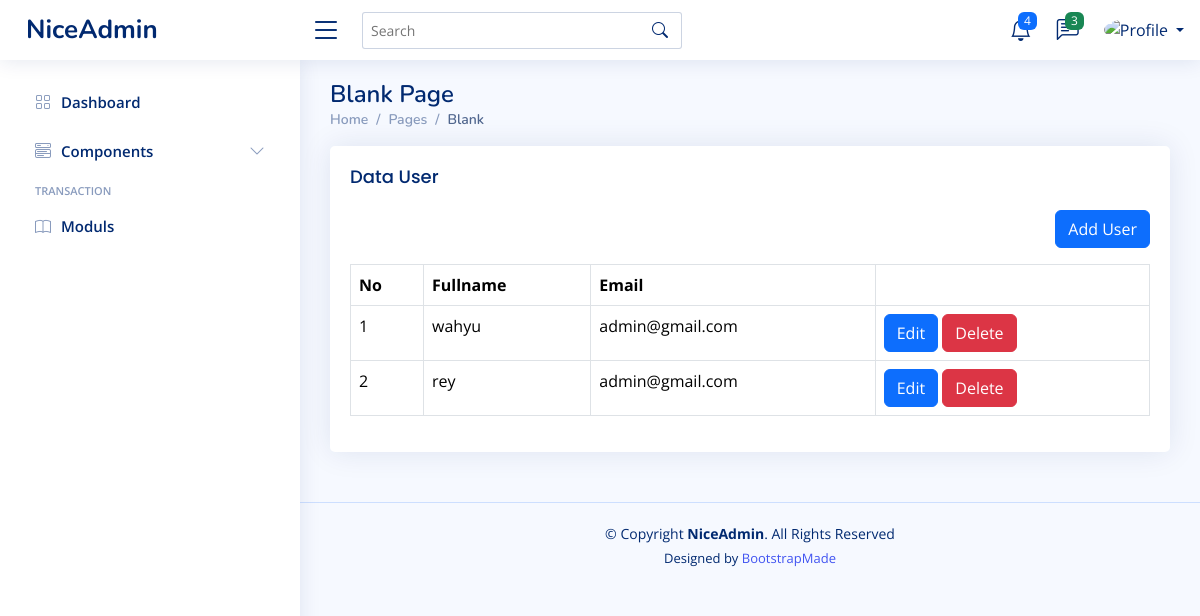
The page /home.php?page=user on the database its author committed.
### tables this page shows
CREATE TABLE `users` (
  `id` int(11) NOT NULL,
  `name` varchar(100) NOT NULL,
  `email` varchar(50) NOT NULL,
  `password` varchar(100) NOT NULL,
  `created_at` timestamp NOT NULL DEFAULT current_timestamp(),
  `updated_at` timestamp NULL DEFAULT NULL ON UPDATE current_timestamp(),
  `deleted_at` tinyint(4) NOT NULL DEFAULT 0
);

### content/user.php (the view)
<?php
$query = mysqli_query($config, "SELECT * FROM users WHERE deleted_at = 0 ORDER BY id DESC");
$rows = mysqli_fetch_all($query, MYSQLI_ASSOC);
?>
<div class="row">
    <div class="col-12">
        <div class="card">
            <div class="card-body">
                <h5>
                    <div class="card-title">Data User</div>
                </h5>
                <div class="mb-3" align="right">
                    <a href="?page=tambah-user" class="btn btn-primary">Add User</a>
                </div>
                <div class="table-responsive">
                    <table class="table table-bordered">
                        <thead>
                            <tr>
                                <th>No</th>
                                <th>Fullname</th>
                                <th>Email</th>
                                <th></th>
                            </tr>
                        </thead>
                        <tbody>
                            <?php foreach ($rows as $index => $row): ?>
                                <tr>
                                    <td><?php echo $index += 1; ?></td>
                                    <td><?php echo $row['name'] ?></td>
                                    <td><?php echo $row['email'] ?></td>
                                    <td>
                                        <a href="?page=tambah-user&edit=<?php echo $row['id'] ?>"
                                            class="btn btn-primary">Edit</a>
                                        <a onclick="return confirm('are you sure wanna delete this data')"
                                            href="?page=tambah-user&delete=<?php echo $row['id'] ?>"
                                            class="btn btn-danger">Delete</a>
                                    </td>
                                </tr>
                            <?php endforeach ?>
                        </tbody>
                    </table>
                </div>
            </div>
        </div>
    </div>
</div>

### assets/css/style.css (style rules this page uses)
:root { scroll-behavior: smooth; }
body { font-family: "Open Sans", sans-serif; background: #f6f9ff; color: #444444; }
a { color: #4154f1; text-decoration: none; }
h1, h2, h3, h4, h5, h6 { font-family: "Nunito", sans-serif; }
.card { margin-bottom: 30px; border: none; border-radius: 5px; box-shadow: 0px 0 30px rgba(1, 41, 112, 0.1); }
.card-title { padding: 20px 0 15px 0; font-size: 18px; font-weight: 500; color: #012970; font-family: "Poppins", sans-serif; }
.card-body { padding: 0 20px 20px 20px; }

### rows shown on the page
users: index "1", name "wahyu", email "admin@gmail.com"
users: index "2", name "rey", email "admin@gmail.com"
